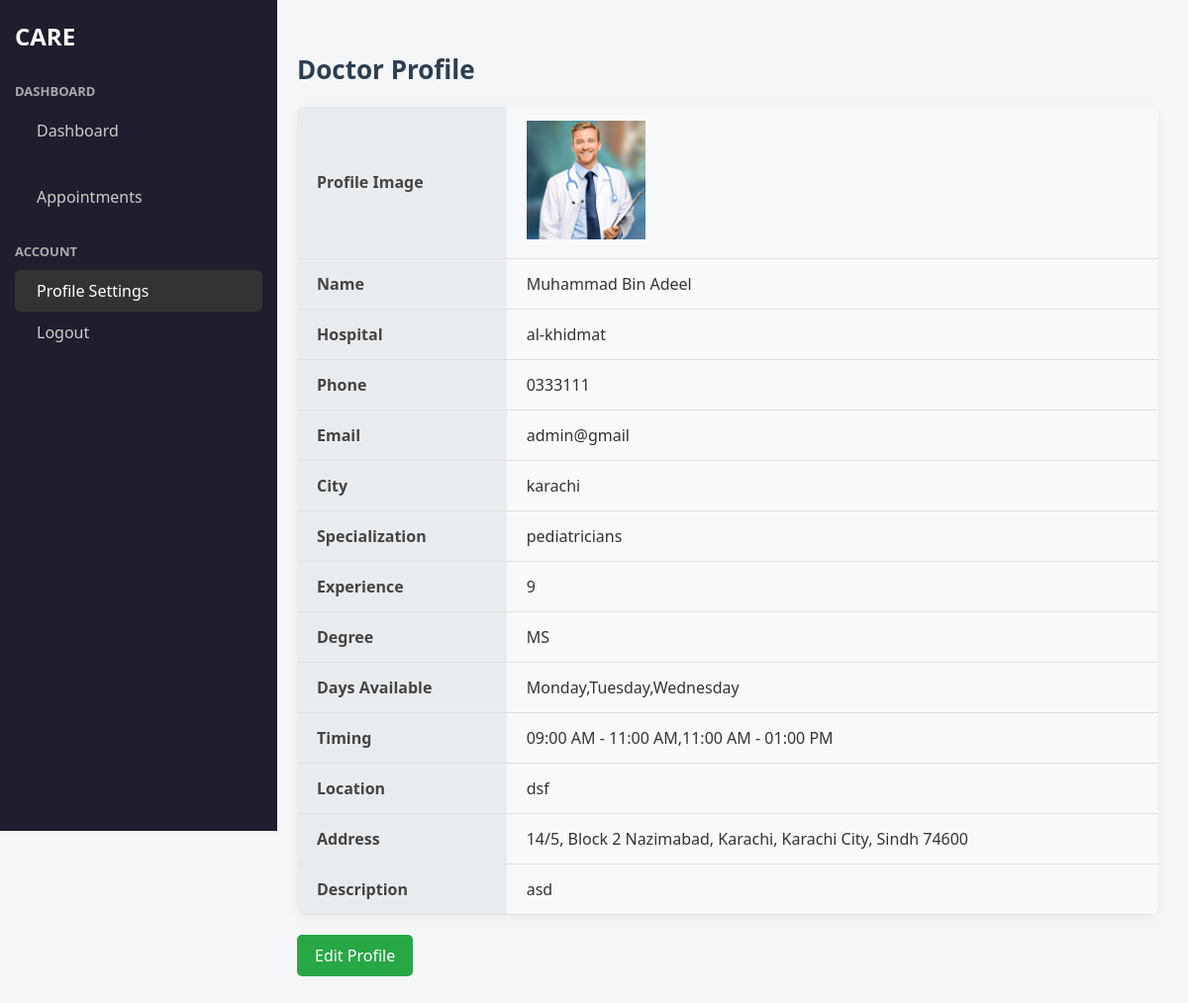
/modefied_doctor.php (signed in), run on the app's committed database.
### tables this page shows
CREATE TABLE `doctors` (
  `image` varchar(255) NOT NULL,
  `id` int(11) NOT NULL,
  `name` varchar(100) NOT NULL,
  `hospital_name` varchar(150) DEFAULT NULL,
  `phone` varchar(20) DEFAULT NULL,
  `specialization` varchar(100) DEFAULT NULL,
  `city` varchar(100) DEFAULT NULL,
  `days` varchar(100) DEFAULT NULL,
  `timing` varchar(100) DEFAULT NULL,
  `experience` varchar(100) DEFAULT NULL,
  `description` text DEFAULT NULL,
  `status` enum('pending','approved') DEFAULT 'pending',
  `created_at` timestamp NOT NULL DEFAULT current_timestamp(),
  `location` varchar(255) DEFAULT NULL,
  `address` text DEFAULT NULL,
  `degree` varchar(255) DEFAULT NULL,
  `email` varchar(255) DEFAULT NULL,
  `password` varchar(255) DEFAULT NULL,
  `is_notified` tinyint(1) NOT NULL DEFAULT 0,
  `changes_pending` tinyint(1) NOT NULL DEFAULT 0
);

### modefied_doctor.php (the view, shortened to what this page needs)
<?php
include("db.php");
$doctor_id = intval($_SESSION['doctor_id']);
$query = "SELECT * FROM doctors WHERE id = $doctor_id AND status = 'approved'";
$result = $conn->query($query);
$doctor = $result->fetch_assoc();
?>
<!DOCTYPE html>
<html>
<head>
</head>
<body>
 <nav class="sidebar">
        <div class="brand-title">
            <i class="fas fa-clinic-medical me-2"></i>CARE
        </div>
        <div class="sidebar-menu">
            <div class="sidebar-section">
                <div class="section-title">Dashboard</div>
                <a href="doctor_profile.php" class="nav-link">
                    <span>Dashboard</span>
                </a>
            </div>
            <div class="sidebar-section">
                <a href="doctor_appointment.php" class="nav-link ">
                    <span>Appointments</span>
                </a>
            </div>
            <div class="sidebar-section">
                <div class="section-title">Account</div>
                <a href="modefied_doctor.php" class="nav-link active">
                    <span>Profile Settings</span>
                </a>
                <a href="logout.php" class="nav-link">
                    <span>Logout</span>
                </a>
            </div>
        </div>
    </nav>
<div class="profile-container">
    <h2>Doctor Profile</h2>
    <table>
         <tr><th>Profile Image</th>
            <td>
                <?php if (!empty($doctor['image'])): ?>
                    <img src="<?= htmlspecialchars($doctor['image']) ?>" width="120" alt="Doctor Image">
                <?php else: ?>
                    No image uploaded.
                <?php endif; ?>
            </td>
        </tr>
        <tr><th>Name</th><td><?= htmlspecialchars($doctor['name']) ?></td></tr>
        <tr><th>Hospital</th><td><?= htmlspecialchars($doctor['hospital_name']) ?></td></tr>
        <tr><th>Phone</th><td><?= htmlspecialchars($doctor['phone']) ?></td></tr>
        <tr><th>Email</th><td><?= htmlspecialchars($doctor['email']) ?></td></tr>
        <tr><th>City</th><td><?= htmlspecialchars($doctor['city']) ?></td></tr>
        <tr><th>Specialization</th><td><?= htmlspecialchars($doctor['specialization']) ?></td></tr>
        <tr><th>Experience</th><td><?= htmlspecialchars($doctor['experience']) ?></td></tr>
        <tr><th>Degree</th><td><?= htmlspecialchars($doctor['degree']) ?></td></tr>
        <tr><th>Days Available</th><td><?= htmlspecialchars($doctor['days']) ?></td></tr>
        <tr><th>Timing</th><td><?= htmlspecialchars($doctor['timing']) ?></td></tr>
        <tr><th>Location</th><td><?= htmlspecialchars($doctor['location']) ?></td></tr>
        <tr><th>Address</th><td><?= nl2br(htmlspecialchars($doctor['address'])) ?></td></tr>
        <tr><th>Description</th><td><?= nl2br(htmlspecialchars($doctor['description'])) ?></td></tr>
    </table>
    <div class="edit-btn">
        <a href="edit_profile.php?id=<?= $doctor['id'] ?>">Edit Profile</a>
    </div>
</div>
</body>
</html>

### modefied_doctor.php (style rules this page uses)
body, html { margin: 0; padding: 0; font-family: 'Segoe UI', sans-serif; background-color: #f4f6f8; color: #333; }
a { text-decoration: none; }
img { max-width: 100%; height: auto; }
.sidebar { width: 250px; min-height: 100vh; background-color: #1e1e2f; padding: 20px 15px; color: #fff; position: fixed; top: 0; left: 0; }
.brand-title { font-size: 24px; font-weight: bold; margin-bottom: 30px; display: flex; align-items: center; color: #fff; }
.sidebar-menu { display: flex; flex-direction: column; }
.sidebar-section { margin-bottom: 25px; }
.section-title { font-size: 13px; text-transform: uppercase; font-weight: bold; color: #aaa; margin-bottom: 10px; }
.nav-link { display: flex; align-items: center; padding: 10px 12px; border-radius: 6px; color: #ccc; transition: background-color 0.3s ease; cursor: pointer; }
.nav-link:hover, .nav-link.active { background-color: #333; color: #fff; }
.profile-container { margin-left: 270px; padding: 30px; max-width: 900px; }
.profile-container h2 { margin-bottom: 20px; font-size: 26px; color: #2c3e50; }
table { width: 100%; border-collapse: separate; border-spacing: 0; background-color: #f8f9fa; box-shadow: 0 2px 12px rgba(0, 0, 0, 0.05); border-radius: 8px; overflow: hidden; transition: box-shadow 0.3s ease; }
th, td { padding: 14px 20px; text-align: left; border-bottom: 1px solid #e0e0e0; transition: background-color 0.3s ease; }
th { background-color: #e9ecef; font-weight: 600; color: #444; }
td { color: #333; }
.edit-btn { margin-top: 20px; }
.edit-btn a { background-color: #28a745; color: #fff; padding: 10px 18px; border-radius: 5px; display: inline-block; transition: background-color 0.3s, transform 0.2s; }
.profile-container { animation: fadeIn 0.8s ease-in-out; }

### data on the page
doctors: image (picture), name "Muhammad Bin Adeel", hospital_name "al-khidmat", phone "0333111", email "admin@gmail", city "karachi", specialization "pediatricians", experience "9", degree "MS", days "Monday,Tuesday,Wednesday", timing "09:00 AM - 11:00 AM,11:00 AM - 01:00 PM", location "dsf", address "14/5, Block 2 Nazimabad, Karachi, Karachi City, Sindh 74600", description "asd"
